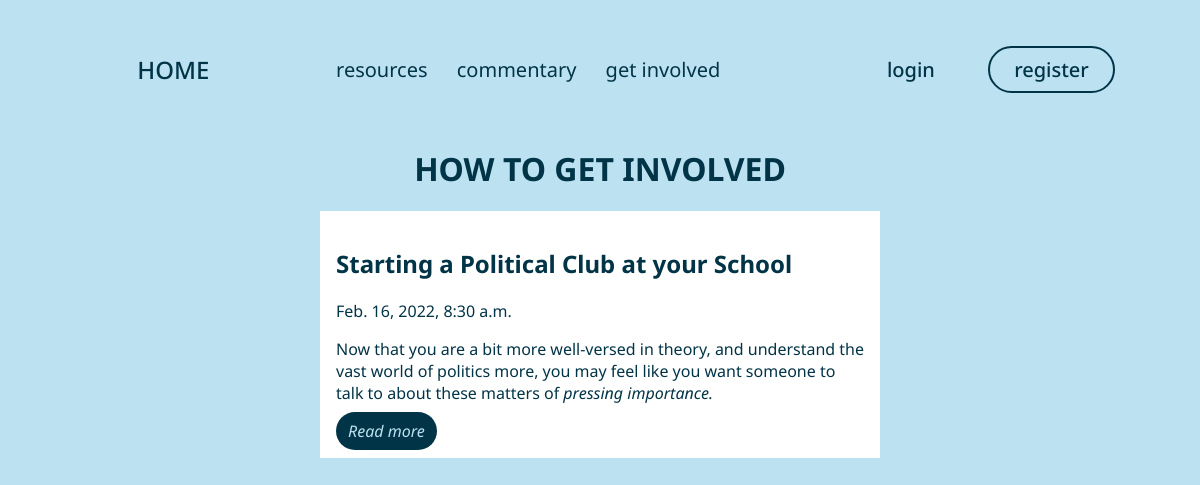
The app's page /involvement with its own data.
### blog/models.py (models this page shows, shortened)
class Engage(models.Model):
    title = models.CharField(max_length = 255)
    created_on = models.DateTimeField(auto_now_add=True)
    body = RichTextField()
    slug = models.SlugField(null=True, unique = True, blank = True)
    class Meta:
        ordering = ['-created_on']

### blog/views.py (the view)
# urls.py: path("involvement", EngageView.as_view(), name="involvement-list"),
class EngageView(ListView):
    model = Engage
    template_name = 'blog/getengaged.html'

### blog/templates/blog/getengaged.html
{% extends 'blog/base.html'%}
{% block content%}
<h1>HOW TO GET INVOLVED</h1>
<div class="cent">
    {% for engage in object_list %}
            <div class="card">
                <h2>{{engage.title}}</h2>
                <p class="card-text text-muted h6">{{ engage.created_on}} </p>
                <p class="card-text">{{engage.body|slice:":200" | safe}}</p>
                <a href="{% url 'involvement-detail' engage.slug %}" class="linkbutton">Read more</a>
            </div>
    {% endfor %}
</div>
{% endblock %}

### blog/static/blog/style.css (style rules this page uses)
* { color:#023447; }
body { background-color: #BCE2F1; font-family: 'Noto Sans', sans-serif; }
button, .linkbutton { background-color: #023447; color:#BCE2F1; padding: 1vh 1vw; border-radius: 25px; }
h1 { margin-top: 2vh; text-align: center; }
a { text-decoration: none; padding: 1vw; }
.cent { width: 50%; margin: auto; }
.card { background-color: white; margin: 2vh; padding: 2vh; }

### records on screen
Engage: title "Starting a Political Club at your School", created_on "Feb. 16, 2022, 8:30 a.m.", body "Now that you are a bit more well-versed in theory, and understand the vast world of politics more, you may feel like you want someone to talk to about these matters of pressing importance."
